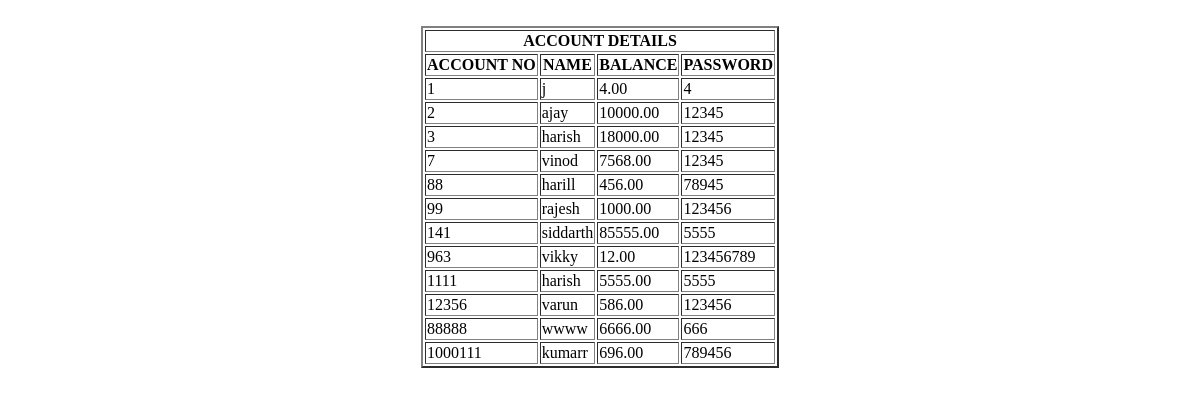
The page /viewaccounts/ on the database as committed earlier.
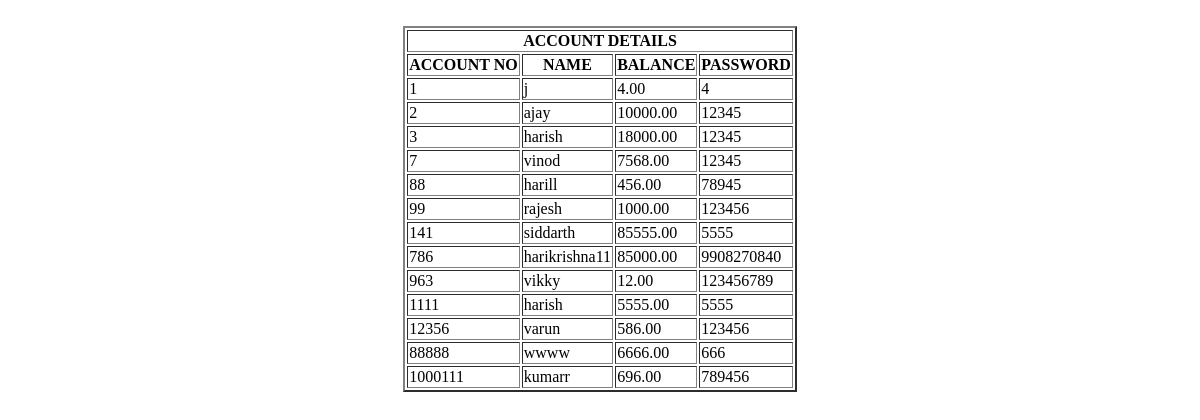
The same page on the database as committed later.
### app1/models.py (models this page shows)
class SavingsAccount(models.Model):
    acno = models.IntegerField(primary_key=True)
    name = models.CharField(max_length=50)
    balance = models.DecimalField(max_digits=10,decimal_places=2)
    password = models.CharField(max_length=30)

### app1/views.py (the view)
# urls.py: path('viewaccounts/',views.viewaccount)
def viewaccount(request):
    view = SavingsAccount.objects.all()
    return render(request,"view.html",{"view":view})

### templates/view.html
<html><body>
<table align="center" border="2">
<TR><th COLSPAN="4" >ACCOUNT DETAILS</th></TR><br/>
<tr><th>ACCOUNT NO</th>
<th>NAME</th>
<th>BALANCE</th>
<th>PASSWORD</th></tr>
    {% for x in view %}
<tr><td>{{x.acno}}</td>
<td>{{x.name}}</td>
<td>{{x.balance}}</td>
<td>{{x.password}}</td></tr>
{% endfor %}
</table>
</body></html>

Rows that differ between the two databases and show on the page:
added SavingsAccount: acno "786", name "harikrishna11", balance "85000.00", password "9908270840"
